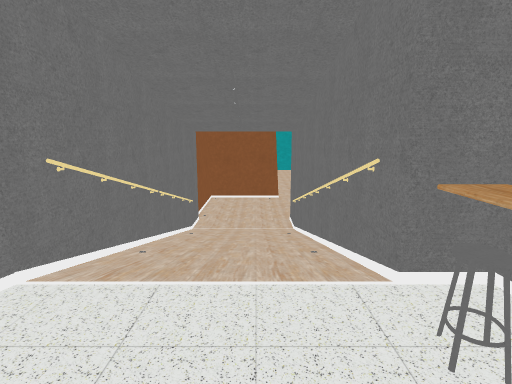
view 1 (above)

16 first-person views from a walk through a 3-D level made in the Unity game engine. The camera is 1.5 m above the floor, tilts 10° down and sees 80° across. The floor is counted in squares, 1 m on a side. Each view is taken from the middle of a square. On the plan, view 1 faces up. The plan holds only what a view shows up to about 15 squares ahead; the rest is blank. The place goes on beyond the plan. Some surface patterns are stand-ins.

view 2
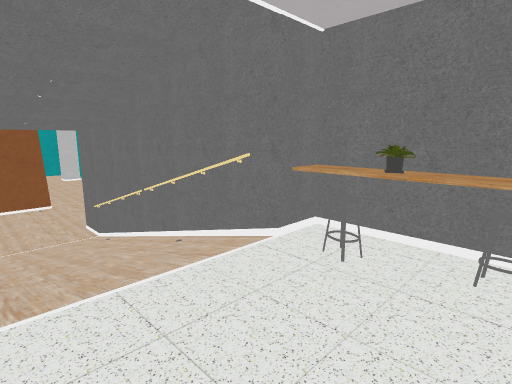

view 3
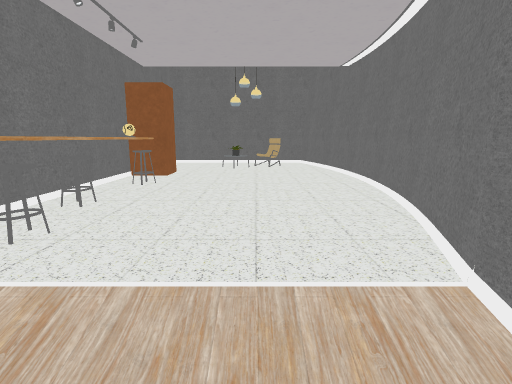

view 4
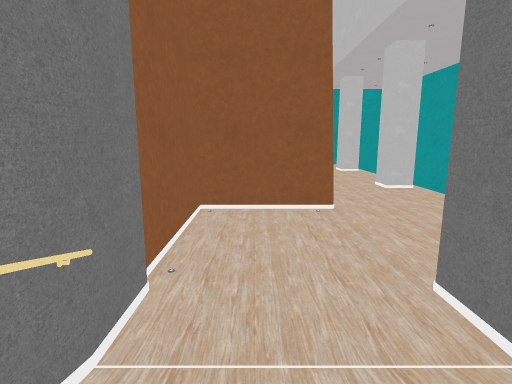

view 5
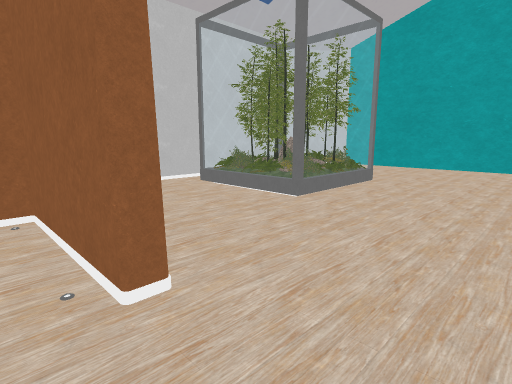

view 6
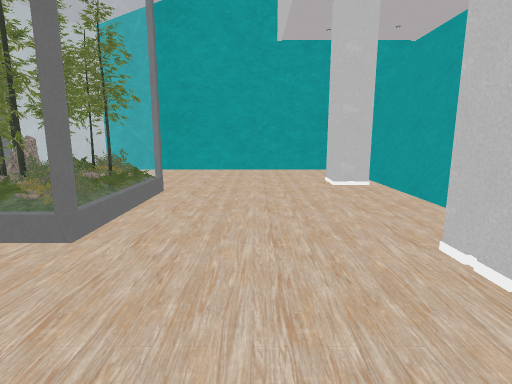

view 7
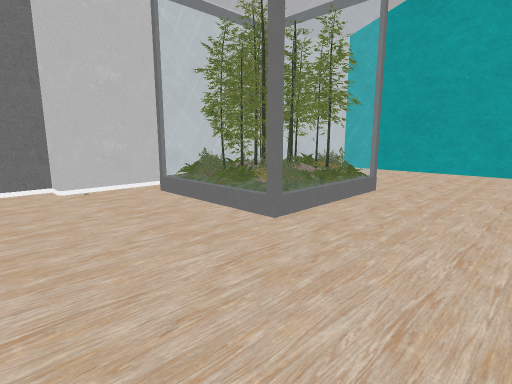

view 8
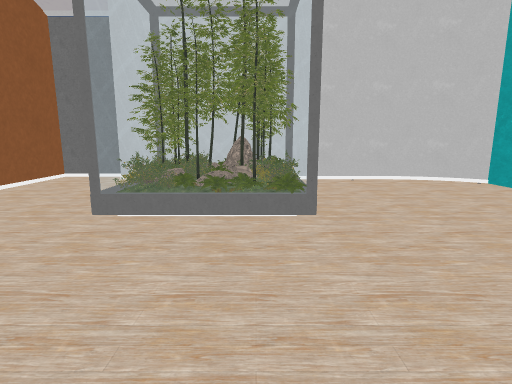

view 9
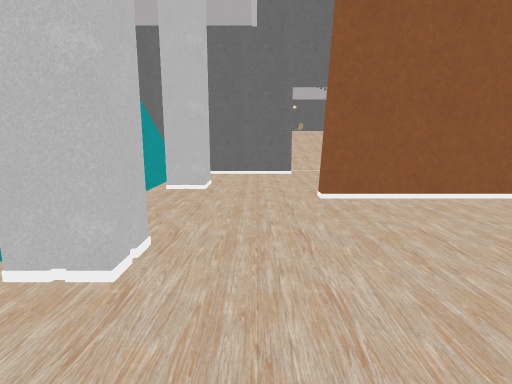

view 10
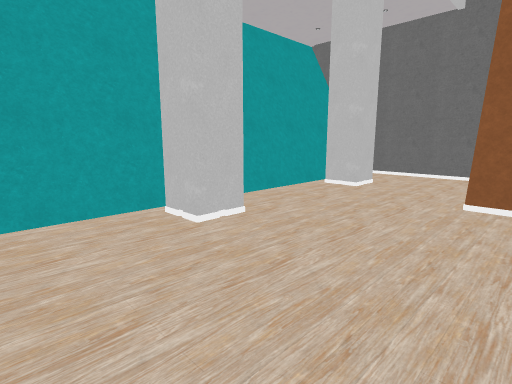

view 11
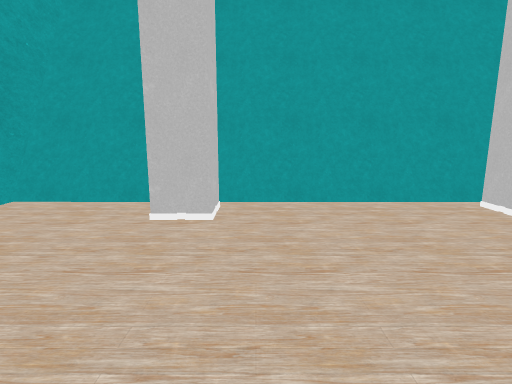

view 12
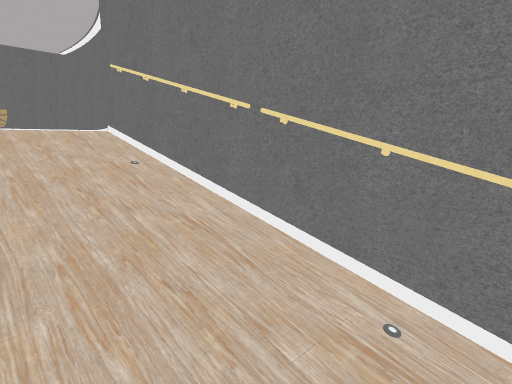

view 13
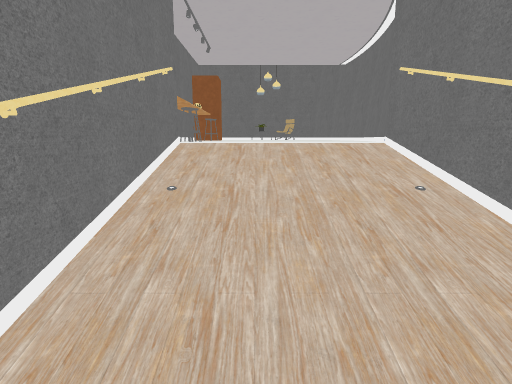

view 14
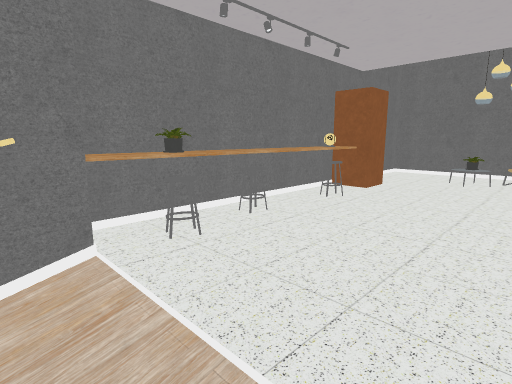

view 15
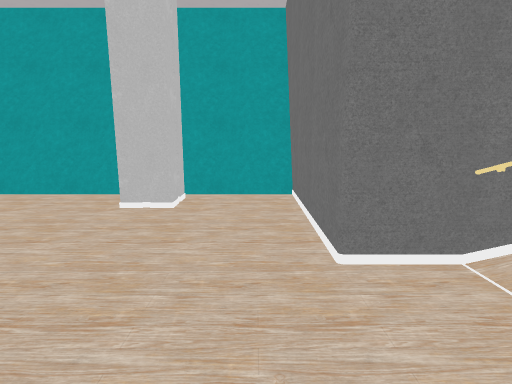

view 16
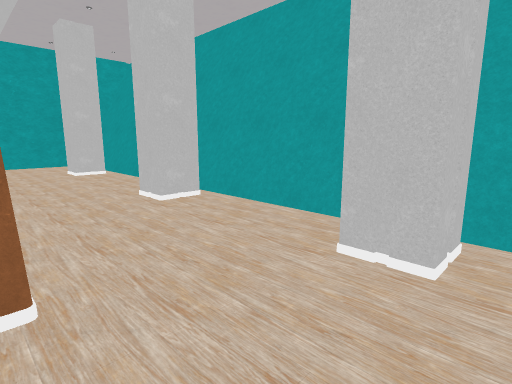

### Floor plan
Key: @ floor where view 1 was taken; # wall or solid block; . main floor; : floor 0.25 m higher than the main floor; + floor 0.5 m higher than the main floor; * floor 1 m higher than the main floor; % floor 1.25 m higher than the main floor; & floor 1.5 m higher than the main floor; $ floor 2 m higher than the main floor; / step, stairs or slope; = window, fence, low wall or low ledge; S stool; P pot; I pillar; C chair; O other object.
Columns run from 7 left of view 1 to 7 right of it. Each row starts with its distance up from view 1.
 34  ##############
 33  #...........=#
 32  #...........=#
 31  #...........=#
 30  #..........I##
 29  #..........I##
 28  #...........=#
 27  #OOOOO......=#
 26  #OOOOO......=#
 25  #OO  O......=#
 24  #OOOOO......=#
 23  #OOOOO.....I##
 22  #..........I##
 21 ##...........=#
 20 #............=#
 19 #............=#
 18 #########....=#
 17     #.......I##
 16     #.......I##
 15     #........=#
 14     #........=#
 13     #....######
 12     #....#
 11     #....#
 10     #://:#
  9     #+//+#
  8     #////#
  7     #*//*#
  6     #%//%#
  5     #&//&#
  4     #////#
  3     #$$$$##
  2     O   SSO
  1     #    PO
  0    O $ @ SO
 -1    #     O
 -2    #     S
 -3    O     O
 -4    #     I
 -5    #
 -6    ##C
 -7     #CC
 -8     #OOOOO

Positions as (right, up) in squares from view 1, and headings:
1: (0, 0), facing up
2: (-2, 0), facing up-right
3: (-1, 5), facing down
4: (-1, 9), facing up
5: (4, 17), facing up-left
6: (2, 19), facing up
7: (3, 19), facing up-left
8: (5, 26), facing left
9: (3, 26), facing down
10: (0, 26), facing down-right
11: (-1, 28), facing right
12: (0, 10), facing down-left
13: (0, 9), facing down
14: (-2, 4), facing down-right
15: (-2, 14), facing right
16: (1, 15), facing up-right
